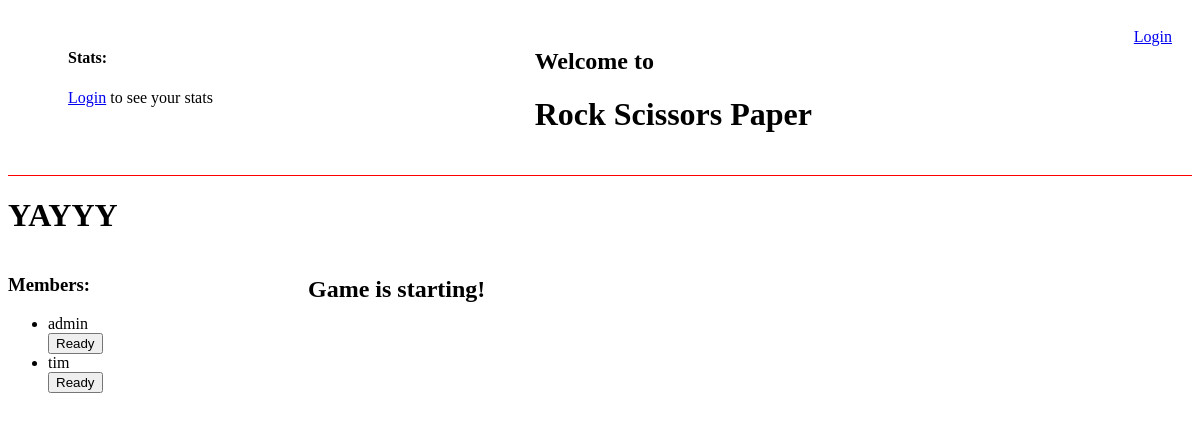
Screenshot of /lobby/27 with the database file from the repository.
### base/models.py (models this page shows, shortened)
class Lobby(models.Model):
    name = models.CharField(max_length=200)
    host = models.ForeignKey(Player, on_delete=models.DO_NOTHING, null=True, related_name='hosted_lobbies')
    status = models.CharField(max_length=20, default='available')
    capacity = models.PositiveIntegerField(default=6)
    members = models.ManyToManyField(Player, related_name='joined_lobbies', blank=True)
    created_at = models.DateTimeField(auto_now_add=True)
    class Meta:
        verbose_name_plural = 'Lobbies'
        ordering = ['-created_at']

class Player(models.Model):
    user = models.OneToOneField(User, on_delete=models.CASCADE, )
    wins = models.PositiveIntegerField(default=0)
    losses = models.PositiveIntegerField(default=0)
    draws = models.PositiveIntegerField(default=0)
    total_games = models.PositiveIntegerField(default=0)
    rating = models.FloatField(default=50.0)
    last_online = models.DateTimeField(auto_now=True)
    current_lobby = models.ForeignKey('Lobby', on_delete=models.SET_NULL, null=True, blank=True)
    is_ready = models.BooleanField(default=False)
    def __str__(self):
        return self.user.username

### base/views.py (the view, shortened to what this page needs)
# urls.py: path('lobby/<str:pk>', views.lobby, name='lobby'),
def lobby(request, pk):
    lobby = Lobby.objects.get(id=pk)
    lobby_messages = lobby.message_set.all().order_by('-created_at')
    members = lobby.members.all()
    all_ready = all(member.user.player.is_ready for member in members)
    context = {
        'lobby': lobby,
        'lobby_messages': lobby_messages,
        'members': members,
        'all_ready': all_ready,
    }
    return render(request, 'base/lobby.html', context)

### base/templates/base/lobby.html (shortened to what this page needs)
{% extends 'main.html' %}
{% block content %}
<h1>{{lobby.name}}</h1>
<div class="lobby_content">
    <div class="lobby_left">
        <div class="lobby_members">
            <h3>Members:</h3>
            <ul>
                {% for member in members %}
                    <li>
                        {{member.user.player}}
                        <form action="" method="post">
                            <button type="submit" class="{% if member.user.player.is_ready %}ready{% else %}not-ready{% endif %}">
                                {% if member.user.player.is_ready %}Ready{% else %}Not Ready{% endif %}
                            </button>
                        </form>
                    </li>
                {% endfor %}
            </ul>
        </div>
    </div>
    <div class="lobby_right">
        {% if all_ready %}
            <h2>Game is starting!</h2>
        {% else %}
            <p>Game will be displayed here</p>
        {% endif %}
    </div>
</div>
{% endblock %}

### base/templates/base/lobby.html (style rules this page uses)
.lobby_content { display: flex; justify-content: space-between; width: 100vw; }
.lobby_left { width: 25%; }
.lobby_right { width: 75%; }

### rows the page displays
Lobby: name "YAYYY"
Player: user.player "admin", is_ready "Ready"
Player: user.player "tim", is_ready "Ready"
